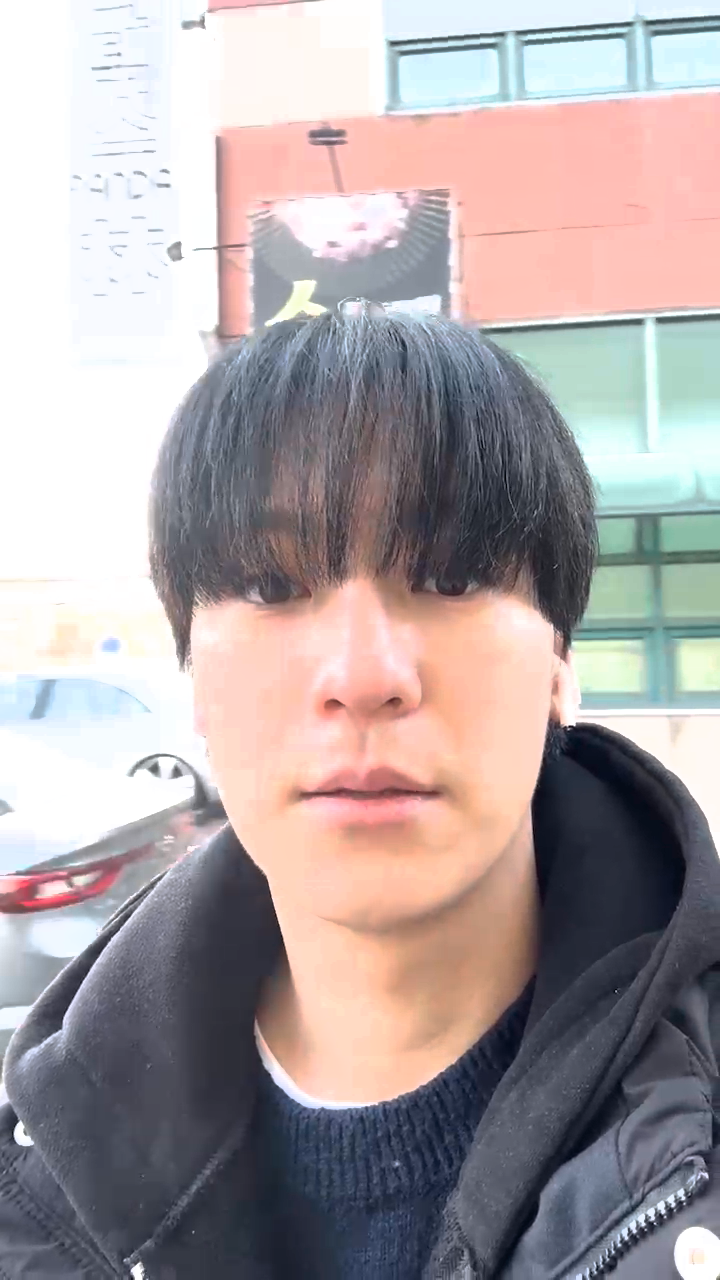
#> input picture frame 16 of HELLO_AI/day19_face2/img/김창용.mp4, 720 x 1280 px, given in place of 김민경.mp4, which was not available
$ python my_pre02_folder_resize.py
#> lines starting #> are read from the running program, lines starting #| are printed output that depends on the picture; pictures that were not available may be replaced by others from this repository, and a replacement may not be noted
import cv2
import os
path = "img"

arr = [
    {'lbl':'0', 'f':'00', 'n':'김민경'},
    {'lbl':'1', 'f':'01', 'n':'김승연'},
    {'lbl':'2', 'f':'02', 'n':'김차은'},
    {'lbl':'3', 'f':'03', 'n':'김창용'},
    {'lbl':'4', 'f':'04', 'n':'김초희'},
    {'lbl':'5', 'f':'05', 'n':'김현우'},
    {'lbl':'6', 'f':'06', 'n':'남희수'},
    {'lbl':'7', 'f':'07', 'n':'박주호'},
    {'lbl':'8', 'f':'08', 'n':'박지원'},
    {'lbl':'9', 'f':'09', 'n':'배유림'},
    {'lbl':'10', 'f':'10', 'n':'백영웅'},
    {'lbl':'11', 'f':'11', 'n':'변상원'},
    {'lbl':'12', 'f':'12', 'n':'송은비'},
    {'lbl':'13', 'f':'13', 'n':'우민규'},
    {'lbl':'14', 'f':'14', 'n':'유길상'},
    {'lbl':'15', 'f':'15', 'n':'이미소'},
    {'lbl':'16', 'f':'16', 'n':'이상철'},
    {'lbl':'17', 'f':'17', 'n':'이성휘'},
    {'lbl':'18', 'f':'18', 'n':'정민지'},
    {'lbl':'19', 'f':'19', 'n':'하예종'}
   ]


def mp4ToImg(myname, folder_name):
#> called with myname = '김민경', folder_name = '00'
    face_cascade = cv2.CascadeClassifier(cv2.data.haarcascades + 'haarcascade_frontalface_alt.xml')

    cap = cv2.VideoCapture(f"img/{myname}.mp4")
    cnt = 0
    while cap.isOpened():
        ret, frame = cap.read()
#> frame is the input picture: shape (1280, 720, 3); mean B, G, R 163.6, 162.3, 171.6

        if ret:
            faces = face_cascade.detectMultiScale(frame, scaleFactor=1.1, minNeighbors=5, minSize=(30,30))
#> faces = [[100, 378, 524, 524]]
            for(x,y,w,h) in faces :
                cropped = frame[y:y + h, x:x + w]
                small = cv2.resize(cropped, (32,32))
                cv2.imwrite(f'pre01/{folder_name}/{cnt}.png', small)
#> this loop made 1 pass
#> pass 1, in mp4ToImg, `cropped = frame[y:y + h, x:x + w]`:
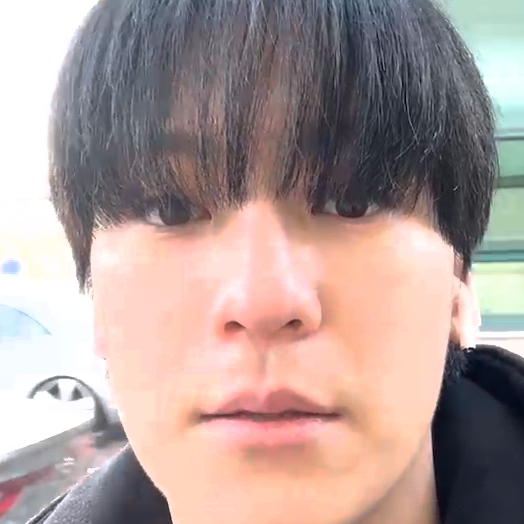
#> cropped: shape (524, 524, 3); mean B, G, R 152.5, 156, 174.8
#> pass 1, in mp4ToImg, `small = cv2.resize(cropped, (32,32))`:
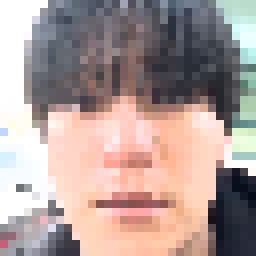
#> small: shape (32, 32, 3) (shown 8 times larger); mean B, G, R 152, 155.5, 174
            cnt += 1
        else:
            break

for a in arr :
    print(a['n'], a['f'])
    mp4ToImg(a['n'], a['f'])

$ run again, starting later in the video
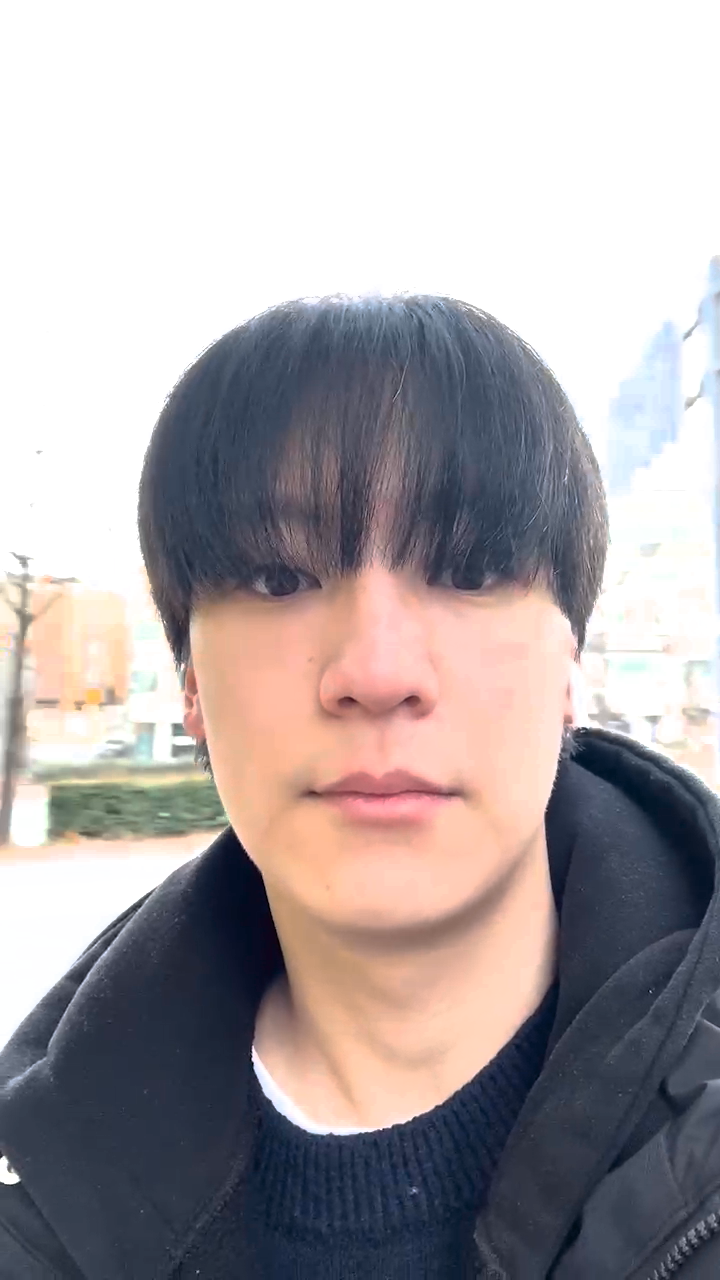
#> input picture frame 75 of HELLO_AI/day19_face2/img/김창용.mp4, 720 x 1280 px, given in place of 김민경.mp4, which was not available
#> in mp4ToImg, frame is the input picture: shape (1280, 720, 3); mean B, G, R 167.8, 165.8, 172.6
#> faces = [[128, 376, 517, 517]]
#> the loop in mp4ToImg, `for(x,y,w,h) in faces :` made 1 pass
#> pass 1, in mp4ToImg, `cropped = frame[y:y + h, x:x + w]`:
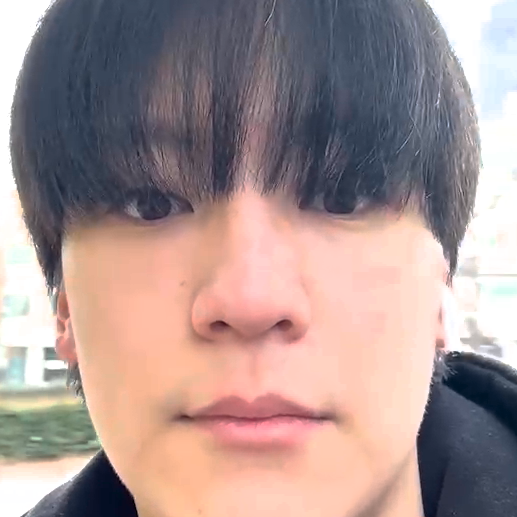
#> cropped: shape (517, 517, 3); mean B, G, R 145.8, 147.6, 168.1
#> pass 1, in mp4ToImg, `small = cv2.resize(cropped, (32,32))`:
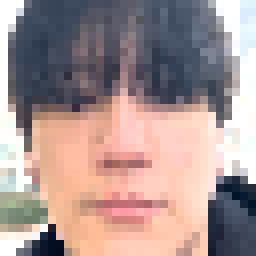
#> small: shape (32, 32, 3) (shown 8 times larger); mean B, G, R 146.3, 148.1, 168.7
